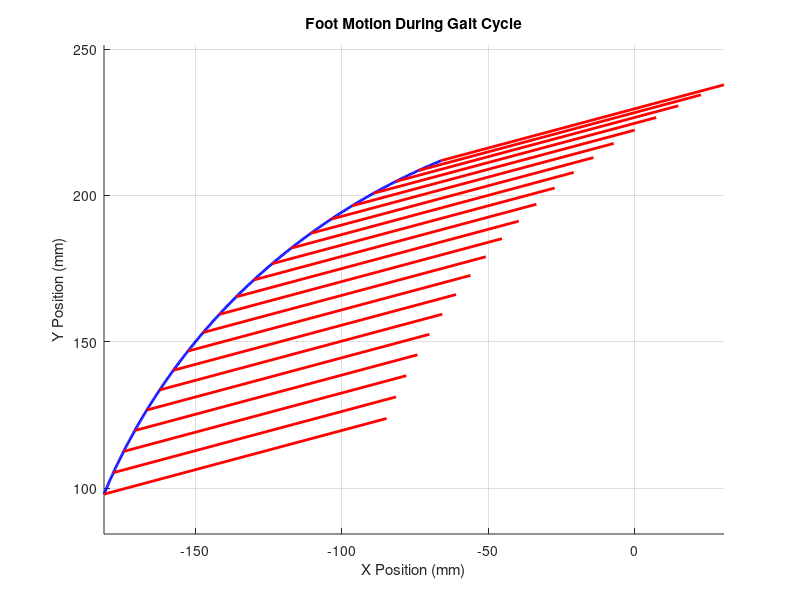
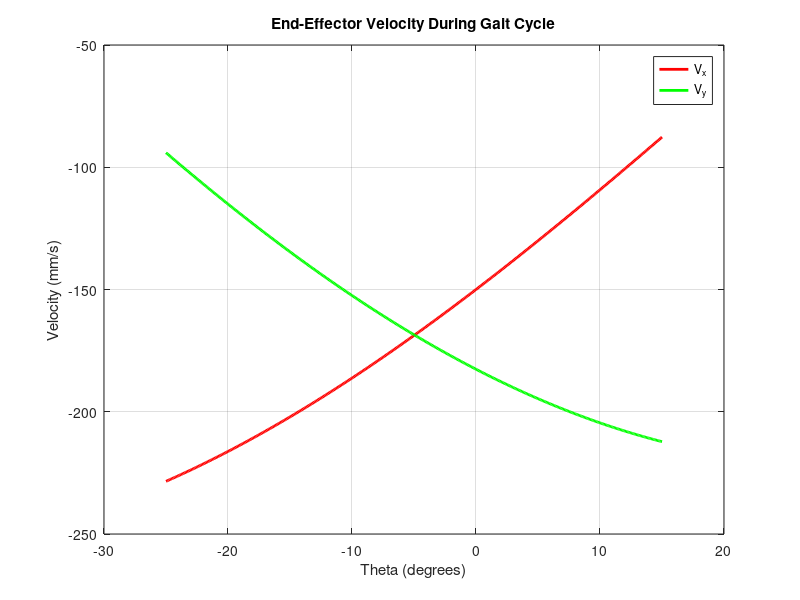

These charts were generated, in order, by the following MATLAB code:
clc;
clear;
close all;

% Constants
G = 4.6;                % Gear ratio
r1 = 150;               % Link length in mm (r1 = 150mm)
r2 = 150;               % Link length in mm (r2 = 150mm)
theta_range = -25:0.1:15; % Range of theta (from -25° to 15°)

% Initialize arrays to store end-effector positions and velocities
P_x = zeros(size(theta_range)); % X position of end-effector
P_y = zeros(size(theta_range)); % Y position of end-effector
v_x = zeros(size(theta_range)); % X velocity of end-effector
v_y = zeros(size(theta_range)); % Y velocity of end-effector

% Define the foot structure (simple line representing the foot)
foot_length = 100; % Length of the foot in mm
foot_angle = 0;    % Initial angle of the foot (will be updated during simulation)

% Loop through theta values
for i = 1:length(theta_range)
    theta = deg2rad(theta_range(i)); % Convert theta to radians
    theta2 = theta / G;              % Joint 2 angle (theta2 = theta1 / G)

    % Transformation matrices (A01 and A12)
    A01 = [
        -sin(theta), -cos(theta), 0, -r1 * sin(theta);
         cos(theta), -sin(theta), 0,  r1 * cos(theta);
         0,          0,          1,  0;
         0,          0,          0,  1;
    ];

    A12 = [
        -sin(theta2), -cos(theta2), 0, -r2 * sin(theta2);
         cos(theta2), -sin(theta2), 0,  r2 * cos(theta2);
         0,          0,          1,  0;
         0,          0,          0,  1;
    ];

    % Combined transformation matrix (T02 = A01 * A12)
    T02 = A01 * A12;

    % End-effector position (P = [x; y; z])
    P = T02(1:3, 4); % Extract the position vector
    P_x(i) = P(1);   % X position
    P_y(i) = P(2);   % Y position

    % Jacobian matrix (J)
    J = [
        -r1 * cos(theta) + r2 * sin(theta) * cos(theta2) + r2 * sin(theta2) * cos(theta), ...
         r2 * sin(theta) * cos(theta2) + r2 * sin(theta2) * cos(theta);
        -r1 * sin(theta) + r2 * sin(theta) * sin(theta2) - r2 * cos(theta) * cos(theta2), ...
         r2 * sin(theta) * sin(theta2) - r2 * cos(theta) * cos(theta2);
    ];

    % Joint velocities (q = [w0; w1])
    w0 = 1; % Angular velocity of joint 1 (assumed constant)
    w1 = w0 / G; % Angular velocity of joint 2
    q = [w0; w1];

    % End-effector velocity (v = J * q)
    v = J * q;
    v_x(i) = v(1); % X velocity
    v_y(i) = v(2); % Y velocity

    % Update foot angle based on theta
    foot_angle = theta; % Foot angle is the same as theta
end

% Plot the end-effector position and foot structure during the gait cycle
figure;
hold on;
axis equal;
grid on;
xlabel('X Position (mm)');
ylabel('Y Position (mm)');
title('Foot Motion During Gait Cycle');

% Plot the end-effector path
plot(P_x, P_y, 'b-', 'LineWidth', 2);

% Plot the foot structure at specific points
for i = 1:20:length(theta_range)
    % Foot position
    foot_x = [P_x(i), P_x(i) + foot_length * cos(foot_angle)];
    foot_y = [P_y(i), P_y(i) + foot_length * sin(foot_angle)];

    % Plot the foot
    plot(foot_x, foot_y, 'r-', 'LineWidth', 2);
end

% Plot the end-effector velocity during the gait cycle
figure;
plot(theta_range, v_x, 'r-', 'LineWidth', 2);
hold on;
plot(theta_range, v_y, 'g-', 'LineWidth', 2);
xlabel('Theta (degrees)');
ylabel('Velocity (mm/s)');
title('End-Effector Velocity During Gait Cycle');
legend('V_x', 'V_y');
grid on;